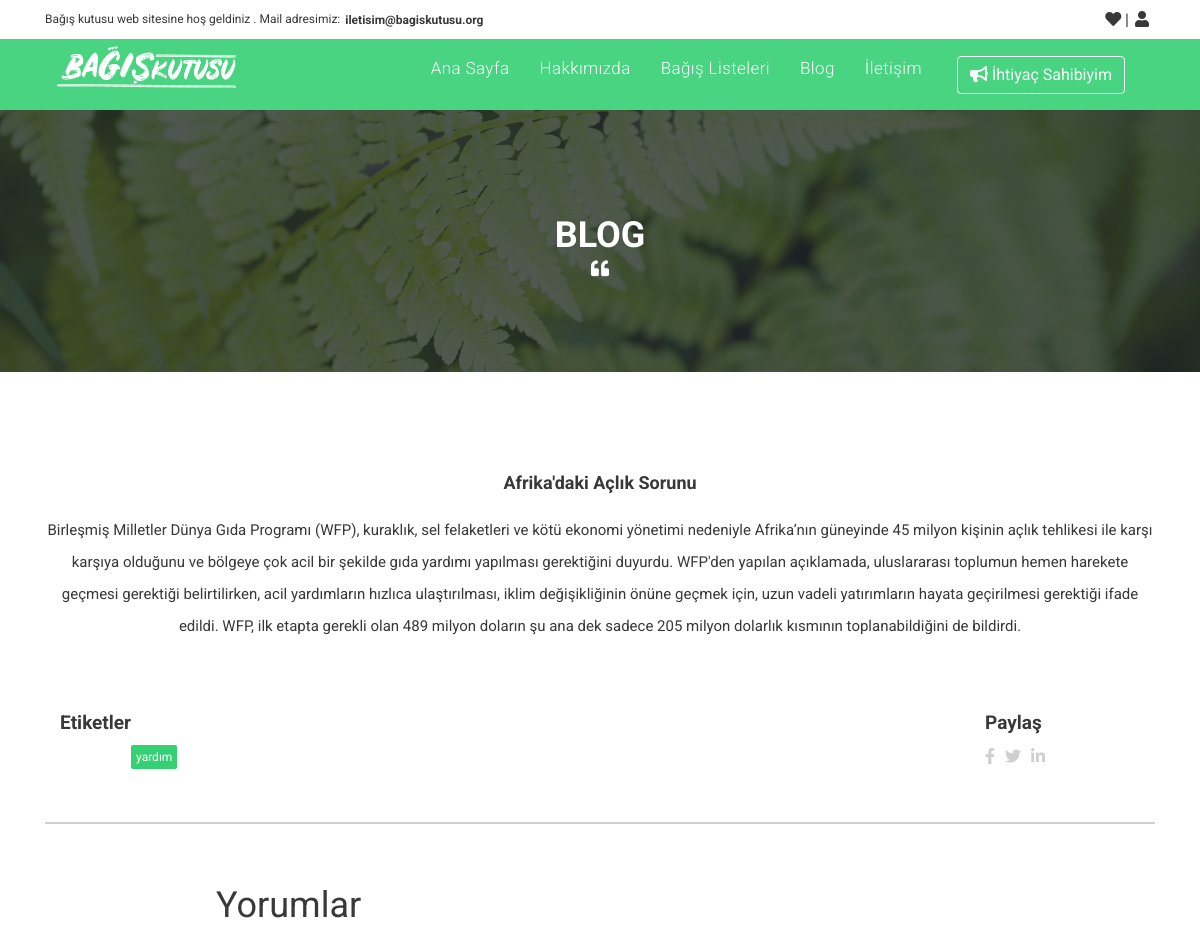
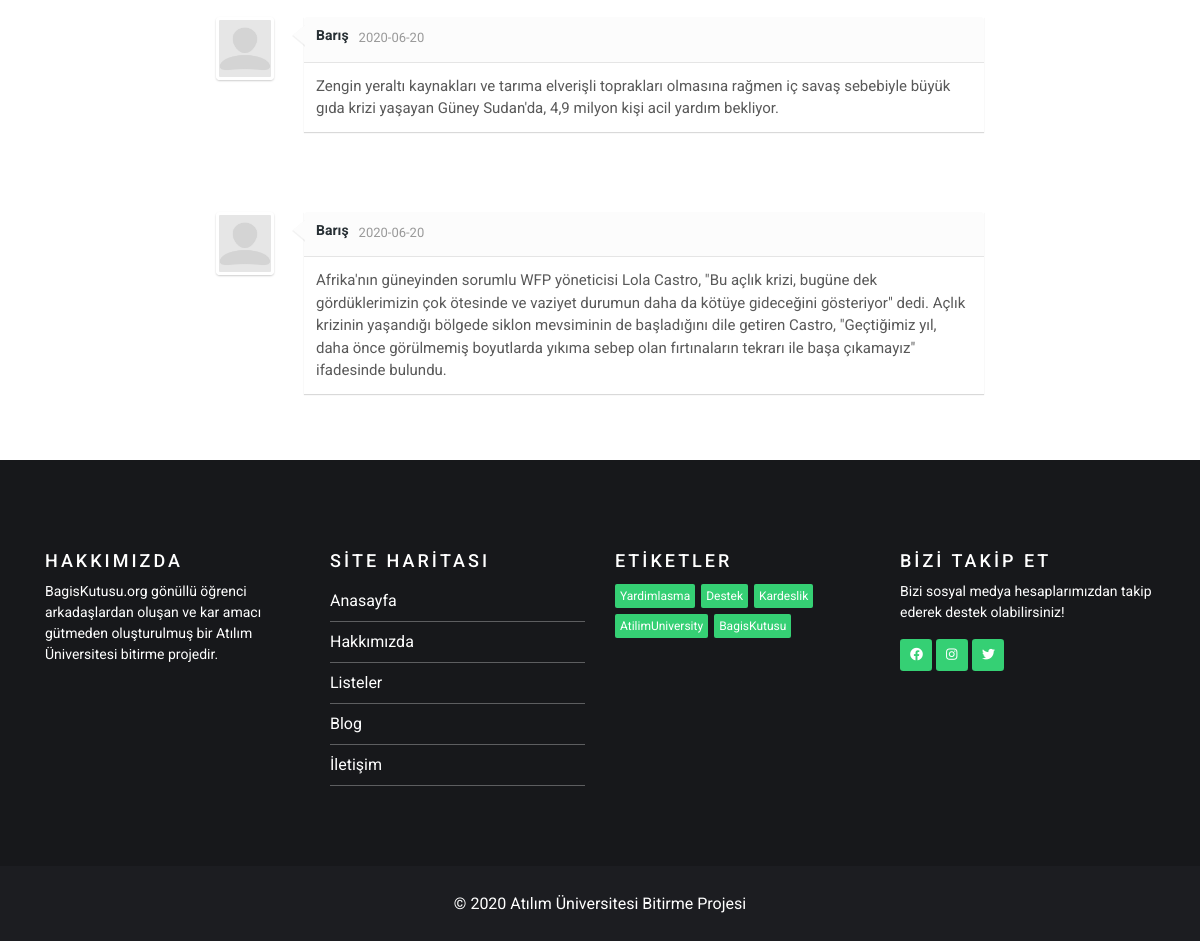
The app's page /blog/gucsuzler-yurdu-dernegi-afrika-daki-aclik-sorunu-853 with its own data (2 pictures, top to bottom).
### tables this page shows
CREATE TABLE `blog` (
  `blogID` int(11) NOT NULL,
  `societID` int(11) NOT NULL,
  `tag` varchar(55) NOT NULL,
  `date` date NOT NULL DEFAULT current_timestamp(),
  `text` text NOT NULL,
  `title` varchar(100) NOT NULL,
  `blogLink` varchar(100) NOT NULL,
  `b_image` text NOT NULL
);

CREATE TABLE `comment` (
  `commentID` int(11) NOT NULL,
  `userID` int(11) NOT NULL,
  `blogID` int(11) NOT NULL,
  `comment` text NOT NULL,
  `date` date NOT NULL DEFAULT current_timestamp(),
  `commentIp` int(100) NOT NULL
);

CREATE TABLE `user` (
  `userID` int(11) NOT NULL,
  `userName` varchar(55) NOT NULL,
  `userMail` varchar(55) NOT NULL,
  `userPass` varchar(300) NOT NULL
);

### app/controller/blog.php (called while the page is built, shortened)
<?php
if(empty(url(1))){
   header('Refresh:0; url='.site_url('index'));
}else{
    $blogInfo = $db->select('blog')
                      ->where('blogLink',filterUrl(url(1)))
                      ->run(true);
      $commentList = $db->select('comment')
                ->join('user', '%s.userID = %s.userID')
                ->where('blogID',$blogInfo['blogID'])
                ->run();
}
require view('blog');
?>

### index.php (called while the page is built, shortened)
<?php
$_url = get('url');
$_url = array_filter(explode('/',$_url));
require controller($_url[0]);
?>

### app/classes/class.basicdb.php (called while the page is built, shortened)
<?php
class BasicDB extends \PDO
{
    private $sql;
    private $tableName;
    private $where;
    private $join;
    public function select($tableName)
    {
        $this->sql = 'SELECT * FROM `' . $tableName . '`';
        $this->tableName = $tableName;
        return $this;
    }
    public function where($column, $value = '', $mark = '=', $logical = '&&')
    {
        $this->where[] = array(
            $column,
            $value,
            $mark,
            $logical
        );
        return $this;
    }
    public function join($targetTable, $joinSql, $joinType = 'inner')
    {
        $this->join[] = ' ' . strtoupper($joinType) . ' JOIN ' . $targetTable . ' ON ' . sprintf($joinSql, $targetTable, $this->tableName);
        return $this;
    }
    public function run($single = false)
    {
        if ($this->join) {
            $this->sql .= implode(' ', $this->join);
            $this->join = null;
        }
        $query = $this->query($this->sql);
        if ($single){
            return $query->fetch(parent::FETCH_ASSOC);
        }
        else{
            return $query->fetchAll(parent::FETCH_ASSOC);
        }
    }
    private function get_where()
    {
        if (is_array($this->where) && count($this->where) > 0) {
            $this->sql .= ' WHERE ';
            $where = array();
            foreach ($this->where as $key => $arg) {
                if (strstr($arg[1], 'FIND_IN_SET')) {
                    $where[] = ($key > 0 ? $arg[3] : null) . $arg[1];
                } else {
                    $where[] = ($key > 0 ? $arg[3] : null) . ' `' . $arg[0] . '` ' . strtoupper($arg[2]) . ' ' . (strstr($arg[2], 'IN') ? '(' : '"') . $arg[1] . (strstr($arg[2], 'IN') ? ')' : '"');
                }
            }
            $this->sql .= implode(' ', $where);
            $this->where = null;
        }
    }
}

### app/helper/url.php (called while the page is built, shortened)
<?php
function filterUrl($str){
  return htmlspecialchars(trim($str));
}
function get($name){
  if (isset($_GET[$name])) {
      return filterUrl($_GET[$name]);
  }
  return false;
}
function url($index){
  global $_url;
  if (isset($_url[$index]))
    return $_url[$index];
  return false;
}
function asset_url($url = null){
  return url . '/assets/' .$url;
}
?>

### app/view/blog.php (the view, shortened to what this page needs)
       <div class="blog-page-back">
       <div class=" blog-page-text ">
            <div class="container">
                <h2 class="blog-page-txt">BLOG</h2>
            </div>
            <div class="list-img">
                <i class="fas fa-quote-left"></i>
            </div>
       </div>
    </div>
<div class="container blog-page-content">
  <div class="container blog-page"> <img  src="<?php echo asset_url('img/blog/').$blogInfo['b_image']; ?>" alt="" srcset="" ></div>
  <h3><?php echo $blogInfo['title']; ?></h3>
  <p><?php echo htmlspecialchars_decode($blogInfo['text']); ?></p>
    <div class="container">
        <div class="row">
            <div class="col-xl-10 col-lg-10 col-md-8 col-sm-8 col-8 etichet-blog">
                <h4>Etiketler</h4>
                    <div class="tags blog-tags">
                        <ul style="margin-top: 80px;">
                            <li><a href="#"> <?php echo $blogInfo['tag']; ?> </a></li>
                        </ul>
                </div>
            </div>
            <div class="col-xl-2 col-lg-2 col-md-4 col-sm-4 col-4 etichet-blog-left">
                <h4>Paylaş</h4>
                <div class="row">
                    <div class="col-xl-6 col-lg-6 col-md-4 col-sm-6 col-6 blog-share">
                        <a href="https://www.facebook.com/login.php?skip_api_login=1&api_key=966242223397117&signed_next=1&next=https%3A%2F%2Fwww.facebook.com%2Fsharer%2Fsharer.php%3Fu%3Dhttps%253A%252F%252Fbagiskutusu.org&cancel_url=https%3A%2F%2Fwww.facebook.com%2Fdialog%2Fclose_window%2F%3Fapp_id%3D966242223397117%26connect%3D0%23_%3D_&display=popup&locale=tr_TR"><i class="fab fa-facebook-f fb"></i></a>
                        <a href="https://twitter.com/intent/tweet?text=Ba%C4%9F%C4%B1%C5%9F%C3%A7%C4%B1%20ve%20kurumu%20bulu%C5%9Fturan%20adres&url=https://www.bagiskutusu.org"><i class="fab fa-twitter tw"></i></a>
                        <a href=""><i class="fab fa-linkedin-in in"></i></a>
                   </div>
                </div>
            </div>
        </div>
    </div>
    <div class="blog-border"></div>
<div class="comments-container">
    <h1>Yorumlar</h1>
    <?php if($commentList){
            foreach ($commentList as $value) { ?>
    <ul id="comments-list" class="comments-list">
        <li>
            <div class="comment-main-level">
                <div class="comment-avatar"><img src="<?php echo asset_url("/img/avatar.jpg"); ?>" alt=""></div>
                <div class="comment-box">
                    <div class="comment-head">
                        <h6 class="comment-name"><?= $value['userName']; ?></h6>
                       <span><?= $value['date']; ?></span>
                    </div>
                    <div class="comment-content">
                        <?= $value['comment']; ?>
                    </div>
                </div>
            </div>
    </ul>
    <?php }} ?>
</div>
</div>

### records on screen
blog: title "Afrika'daki Açlık Sorunu", text "Birleşmiş Milletler Dünya Gıda Programı (WFP), kuraklık, sel felaketleri ve kötü ekonomi yönetimi nedeniyle Afrika’nın güneyinde 45 milyon kişinin açlık tehlikesi ile karşı karşıya olduğunu ve bölgeye çok acil bir şekilde gıda yardımı yapılması gerektiğini duyurdu. WFP'den yapılan açıklamada, uluslararası toplumun hemen harekete geçmesi gerektiği belirtilirken, acil yardımların hızlıca ulaştırılması, iklim değişikliğinin önüne geçmek için, uzun vadeli yatırımların hayata geçirilmesi gerektiği ifade edildi. WFP, ilk etapta gerekli olan 489 milyon doların şu ana dek sadece 205 milyon dolarlık kısmının toplanabildiğini de bildirdi.", tag "yardım"
comment: userID.userName "Barış", date "2020-06-20", comment "Zengin yeraltı kaynakları ve tarıma elverişli toprakları olmasına rağmen iç savaş sebebiyle büyük gıda krizi yaşayan Güney Sudan'da, 4,9 milyon kişi acil yardım bekliyor."
comment: userID.userName "Barış", date "2020-06-20", comment "Afrika'nın güneyinden sorumlu WFP yöneticisi Lola Castro, \"Bu açlık krizi, bugüne dek gördüklerimizin çok ötesinde ve vaziyet durumun daha da kötüye gideceğini gösteriyor\" dedi. Açlık krizinin yaşandığı bölgede siklon mevsiminin de başladığını dile getiren Castro, \"Geçtiğimiz yıl, daha önce görülmemiş boyutlarda yıkıma sebep olan fırtınaların tekrarı ile başa çıkamayız\" ifadesinde bulundu."
